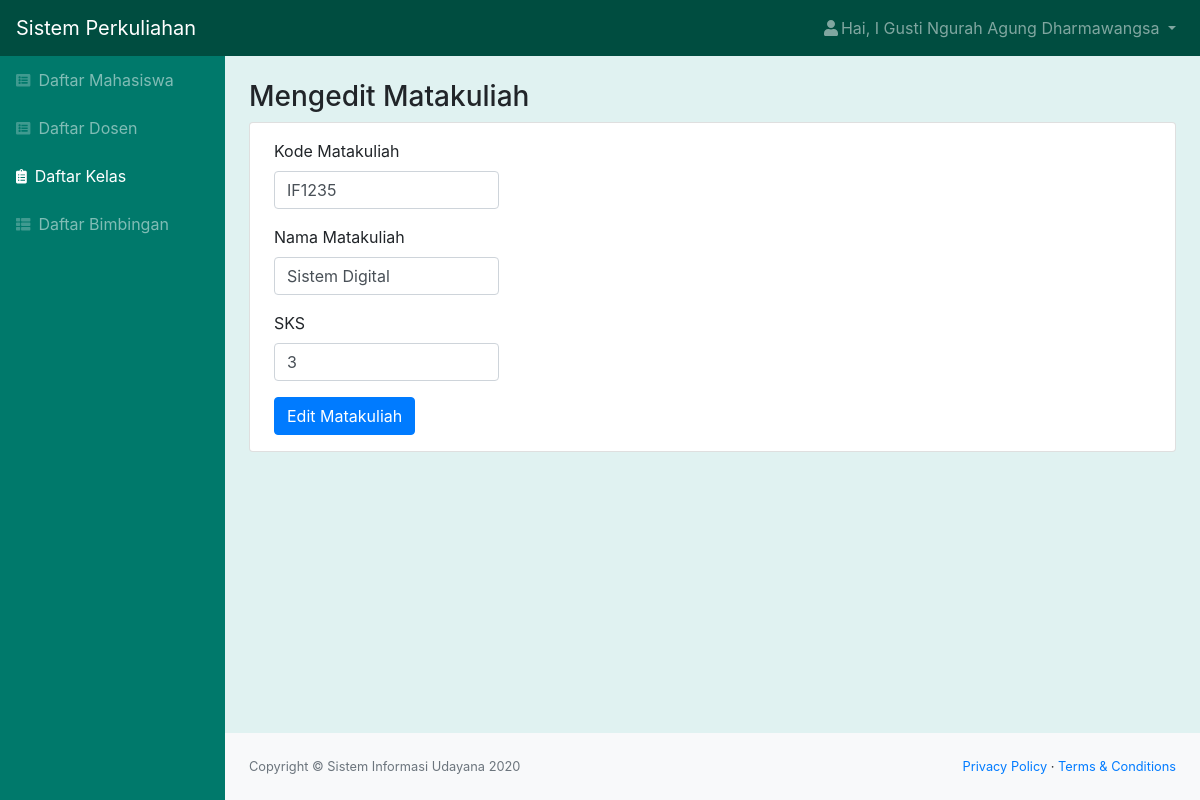
Screenshot of /edit_matakuliah.php?id_mk=4 (signed in) with the database file from the repository.
### tables this page shows
CREATE TABLE `matakuliah` (
  `id_mk` int(11) NOT NULL,
  `kode_mk` char(6) NOT NULL,
  `matakuliah` varchar(100) NOT NULL,
  `sks` int(11) NOT NULL
);

### edit_matakuliah.php (the view, shortened to what this page needs)
<?php
include "function.php";
$nama = $_SESSION['nama'];
$id = $_GET['id_mk'];
$queryMK = mysqli_query($koneksi, "SELECT * FROM matakuliah WHERE id_mk = '$id'");
$mk = mysqli_fetch_assoc($queryMK);
?>
<!DOCTYPE html>
<html lang="en">
    <head>
        <link href="css/styles.css" rel="stylesheet" />
        <link href="https://cdn.datatables.net/1.10.20/css/dataTables.bootstrap4.min.css" rel="stylesheet" />
        <link href="css/panel.css" rel="stylesheet" />
    </head>
    <body class="sb-nav-fixed">
        <nav class="sb-topnav navbar navbar-expand navbar-dark bg-dark">
            <a class="navbar-brand" href="index.html">Sistem Perkuliahan</a>
            <ul class="navbar-nav ml-auto">
                <li class="nav-item dropdown">
                    <a class="nav-link dropdown-toggle" id="userDropdown" href="#" role="button" data-toggle="dropdown" aria-haspopup="true" aria-expanded="false"><i class="fas fa-user fa-fw"></i>Hai, <?= $nama; ?> </a>
                </li>
            </ul>
        </nav>
        <div id="layoutSidenav">
            <div id="layoutSidenav_nav">
                <nav class="sb-sidenav accordion sb-sidenav-dark" id="sidenavAccordion">
                    <div class="sb-sidenav-menu">
                        <div class="nav">
                            <a class="nav-link" href="mahasiswa.php"
                                ><div class="sb-nav-link-icon"><i class="fas fa-list-alt"></i></div>
                                Daftar Mahasiswa</a
                            >
                            <a class="nav-link" href="dosen.php"
                                ><div class="sb-nav-link-icon"><i class="fas fa-list-alt"></i></div>
                                Daftar Dosen</a
                            >
                            <a class="nav-link active" href="kelas.php"
                                ><div class="sb-nav-link-icon"><i class="fas fa-clipboard-list"></i></div>
                                Daftar Kelas</a
                            >
                            <a class="nav-link" href="bimbingan.php"
                                ><div class="sb-nav-link-icon"><i class="fas fa-th-list"></i></div>
                                Daftar Bimbingan</a
                            >
                        </div>
                    </div>
                </nav>
            </div>
            <div id="layoutSidenav_content">
                <main>
                    <div class="container-fluid">
                        <h3 class="mt-4">Mengedit Matakuliah</h3>
                        <div class="card mb-4">
                            <form form action="function.php?act=editMatakuliah&id_mk=<?= $id; ?>" id="buat" method="POST" >
                                <div class="form-group ml-4 py-3 mb-0">
                                    <label for="kode_mk">Kode Matakuliah</label>
                                    <input type="text" class="form-control col-sm-3" id="kode_mk" name="kode_mk"  value="<?= $mk['kode_mk']; ?>" >
                                </div>
                                <div class="form-group ml-4">
                                    <label for="matakuliah">Nama Matakuliah</label>
                                    <input type="text" class="form-control col-sm-3" id="matakuliah" name="matakuliah"  value="<?= $mk['matakuliah']; ?>">
                                </div>
                                <div class="form-group ml-4">
                                    <label for="sks">SKS</label>
                                    <input type="number" class="form-control col-sm-3" id="sks" name="sks" value="<?= $mk['sks']; ?>">
                                </div>
                                <input type="submit" name="buat_btn" id="buat" class="btn btn-primary ml-4 mb-3" value="Edit Matakuliah">
                            </form>
                        </div>
                    </div>
                </main>
                <footer class="py-4 bg-light mt-auto">
                    <div class="container-fluid">
                        <div class="d-flex align-items-center justify-content-between small">
                            <div class="text-muted">Copyright &copy; Sistem Informasi Udayana 2020</div>
                            <div>
                                <a href="#">Privacy Policy</a>
                                &middot;
                                <a href="#">Terms &amp; Conditions</a>
                            </div>
                        </div>
                    </div>
                </footer>
            </div>
        </div>
    </body>
</html>

### css/panel.css (style rules this page uses)
.bg-dark { background-color: #004d40 !important; }
.sb-sidenav-dark { background-color: #00796b !important; }
body { background-color: #e0f2f1 !important; }

### rows the page displays
matakuliah: kode_mk "IF1235", matakuliah "Sistem Digital", sks "3"

### other values shown
$nama "I Gusti Ngurah Agung Dharmawangsa"
